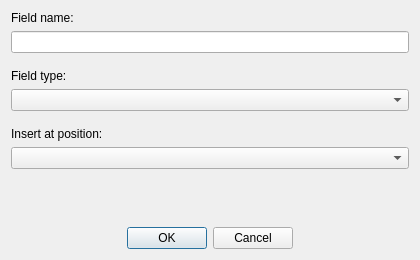
<ui version="4.0" >
 <class>Insert</class>
 <widget class="QDialog" name="Insert" >
  <property name="geometry" >
   <rect>
    <x>0</x>
    <y>0</y>
    <width>420</width>
    <height>260</height>
   </rect>
  </property>
  <property name="windowTitle" >
   <string>Insert field</string>
  </property>
  <layout class="QGridLayout" >
   <item row="0" column="0" >
    <layout class="QVBoxLayout" >
     <item>
      <widget class="QLabel" name="label" >
       <property name="sizePolicy" >
        <sizepolicy vsizetype="Fixed" hsizetype="Preferred" >
         <horstretch>0</horstretch>
         <verstretch>0</verstretch>
        </sizepolicy>
       </property>
       <property name="text" >
        <string>Field name:</string>
       </property>
      </widget>
     </item>
     <item>
      <widget class="QLineEdit" name="lineName" >
       <property name="mouseTracking" >
        <bool>false</bool>
       </property>
       <property name="inputMask" >
        <string/>
       </property>
       <property name="maxLength" >
        <number>10</number>
       </property>
       <property name="frame" >
        <bool>true</bool>
       </property>
      </widget>
     </item>
     <item>
      <spacer>
       <property name="orientation" >
        <enum>Qt::Vertical</enum>
       </property>
       <property name="sizeType" >
        <enum>QSizePolicy::Fixed</enum>
       </property>
       <property name="sizeHint" >
        <size>
         <width>20</width>
         <height>10</height>
        </size>
       </property>
      </spacer>
     </item>
     <item>
      <widget class="QLabel" name="label_2" >
       <property name="sizePolicy" >
        <sizepolicy vsizetype="Fixed" hsizetype="Preferred" >
         <horstretch>0</horstretch>
         <verstretch>0</verstretch>
        </sizepolicy>
       </property>
       <property name="text" >
        <string>Field type:</string>
       </property>
      </widget>
     </item>
     <item>
      <widget class="QComboBox" name="comboType" >
       <property name="currentIndex" >
        <number>-1</number>
       </property>
       <property name="maxVisibleItems" >
        <number>5</number>
       </property>
      </widget>
     </item>
     <item>
      <spacer>
       <property name="orientation" >
        <enum>Qt::Vertical</enum>
       </property>
       <property name="sizeType" >
        <enum>QSizePolicy::Fixed</enum>
       </property>
       <property name="sizeHint" >
        <size>
         <width>20</width>
         <height>10</height>
        </size>
       </property>
      </spacer>
     </item>
     <item>
      <widget class="QLabel" name="label_3" >
       <property name="sizePolicy" >
        <sizepolicy vsizetype="Fixed" hsizetype="Preferred" >
         <horstretch>0</horstretch>
         <verstretch>0</verstretch>
        </sizepolicy>
       </property>
       <property name="text" >
        <string>Insert at position:</string>
       </property>
      </widget>
     </item>
     <item>
      <widget class="QComboBox" name="comboPos" />
     </item>
    </layout>
   </item>
   <item row="3" column="0" >
    <widget class="QDialogButtonBox" name="buttonBox" >
     <property name="orientation" >
      <enum>Qt::Horizontal</enum>
     </property>
     <property name="standardButtons" >
      <set>QDialogButtonBox::Cancel|QDialogButtonBox::NoButton|QDialogButtonBox::Ok</set>
     </property>
     <property name="centerButtons" >
      <bool>true</bool>
     </property>
    </widget>
   </item>
   <item row="1" column="0" >
    <spacer>
     <property name="orientation" >
      <enum>Qt::Vertical</enum>
     </property>
     <property name="sizeHint" >
      <size>
       <width>20</width>
       <height>40</height>
      </size>
     </property>
    </spacer>
   </item>
  </layout>
 </widget>
 <tabstops>
  <tabstop>lineName</tabstop>
  <tabstop>comboType</tabstop>
  <tabstop>comboPos</tabstop>
  <tabstop>buttonBox</tabstop>
 </tabstops>
 <resources/>
 <connections>
  <connection>
   <sender>buttonBox</sender>
   <signal>accepted()</signal>
   <receiver>Insert</receiver>
   <slot>accept()</slot>
   <hints>
    <hint type="sourcelabel" >
     <x>248</x>
     <y>254</y>
    </hint>
    <hint type="destinationlabel" >
     <x>157</x>
     <y>274</y>
    </hint>
   </hints>
  </connection>
  <connection>
   <sender>buttonBox</sender>
   <signal>rejected()</signal>
   <receiver>Insert</receiver>
   <slot>reject()</slot>
   <hints>
    <hint type="sourcelabel" >
     <x>316</x>
     <y>260</y>
    </hint>
    <hint type="destinationlabel" >
     <x>286</x>
     <y>274</y>
    </hint>
   </hints>
  </connection>
 </connections>
</ui>
